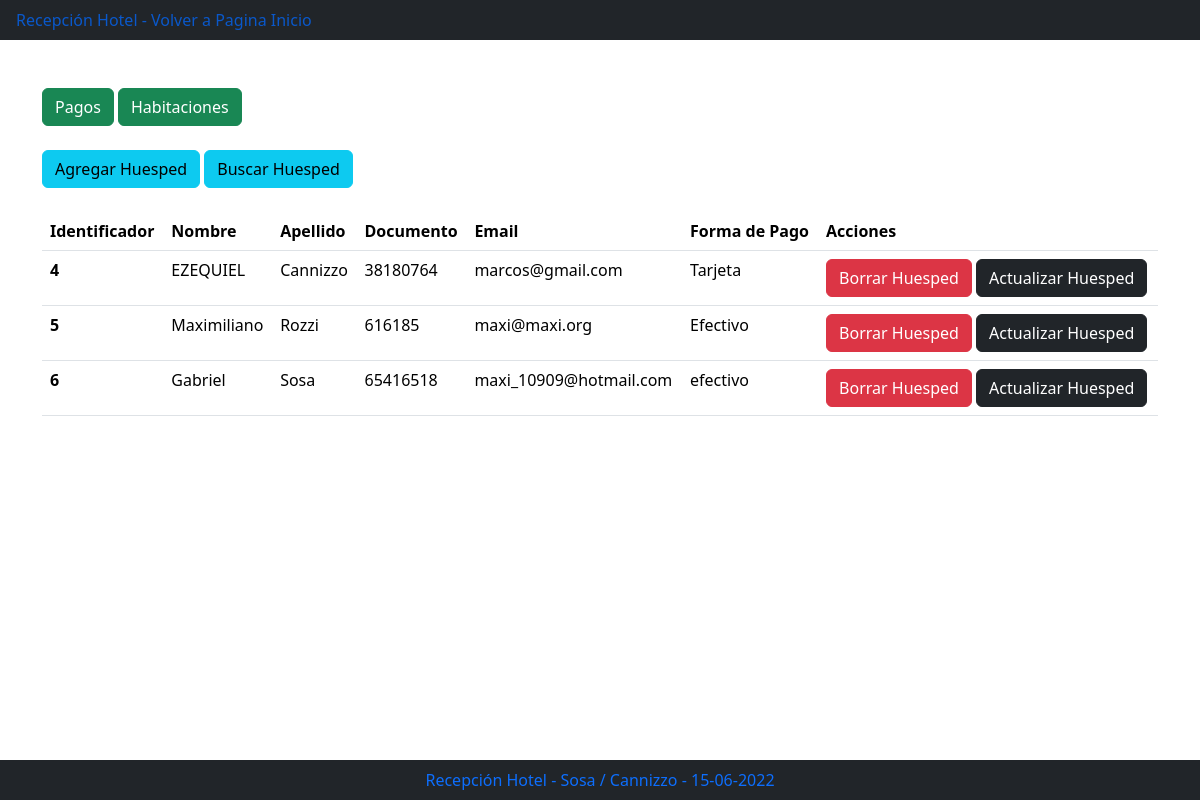
Before: / with the older database file.
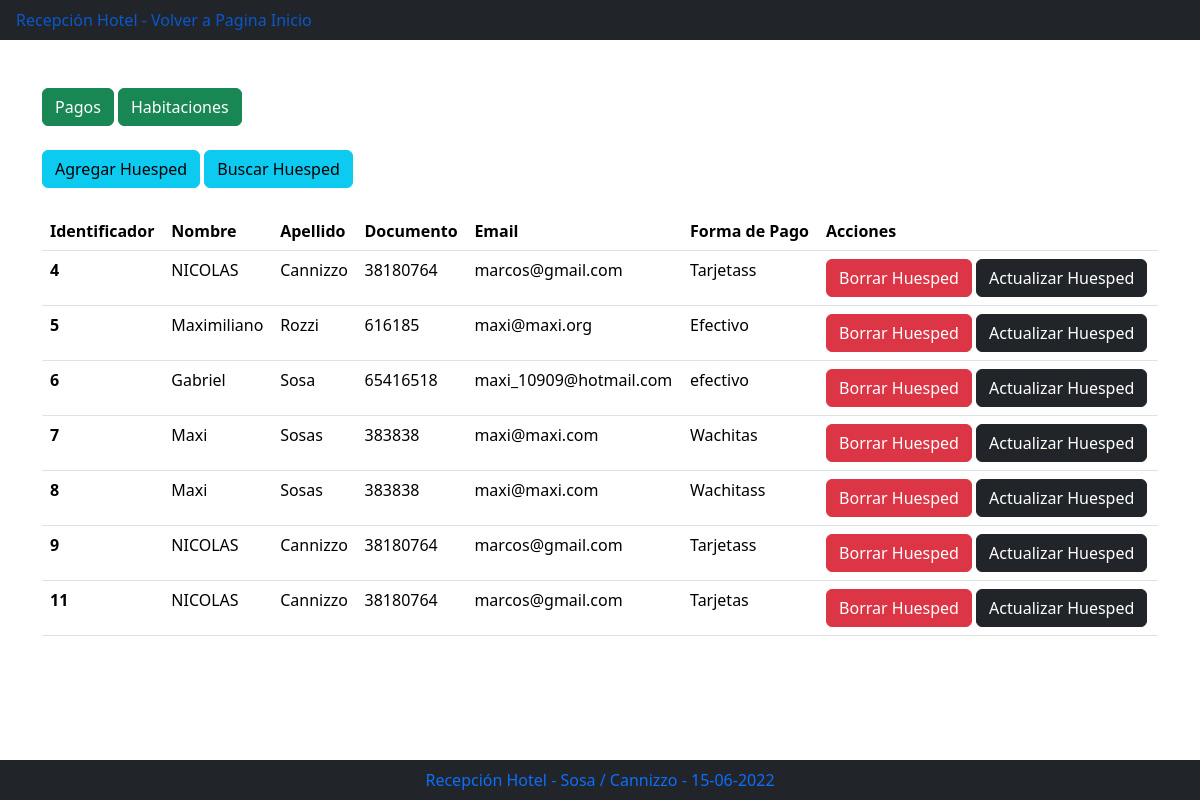
After: the same page with the newer database file.
### recepcion/models.py (models this page shows)
class Huesped(models.Model):
    nombre = models.CharField(max_length=100)
    apellido = models.CharField(max_length=100)
    documento = models.IntegerField(default=0)
    email = models.EmailField(max_length=100)
    formadepago = models.CharField(max_length=100)

### recepcion/views.py (the view)
# urls.py: path('', index, name="index"),
def index(request):
    huespedes = Huesped.objects.all()
    template = loader.get_template('recepcion/index.html')
    context = {
        'huespedes': huespedes,
    }
    return HttpResponse(template.render(context, request))

### recepcion/templates/recepcion/index.html (shortened to what this page needs)
{% load bootstrap5 %}
{% bootstrap_css %}
<ul class="nav bg-dark fixed">
    <li class="nav-item">
      <a class="nav-link active" href="{%url  'index' %}"> Recepción Hotel - Volver a Pagina Inicio </a>
    </li>
  </ul>
  <div class="container">
  {% url 'lista_pagos' as lista_pagos_url %}
  {% url 'lista_habitaciones' as lista_habitaciones_url %}
  {% bootstrap_button "Pagos" button_class="btn-success" button_type="link" href=lista_pagos_url %}
  {% bootstrap_button "Habitaciones" button_class="btn-success" button_type="link" href=lista_habitaciones_url %} <br><br>
    <div class="row">
      <div class="col">
        {% url 'cargar_huesped' as cargar_huesped_url %}
        {% url 'buscar_huesped' as buscar_huesped_url %}
        {% url 'actualizarhuesped' as actualizar_huesped_url %}
        {% bootstrap_button "Agregar Huesped" button_class="btn-info" button_type="link" href=cargar_huesped_url %}
        {% bootstrap_button "Buscar Huesped" button_class="btn-info" button_type="link" href=buscar_huesped_url %}
      <div>
    <div>
<br>
    <div class="row">
      <div class="col">
          {% if huespedes %}
          <table class="table">
              <thead>
                  <th scope="col">Identificador</th>
                  <th scope="col">Nombre</th>
                  <th scope="col">Apellido</th>
                  <th scope="col">Documento</th>
                  <th scope="col">Email</th>
                  <th scope="col">Forma de Pago</th>
                  <th scope="col">Acciones</th>
              </thead>
              {% for h in huespedes %}
              <tbody>
                  <tr>
                      <th scope="row">{{h.id}} </th>
                      <td> {{h.nombre}} </td>
                      <td> {{h.apellido}} </td>
                      <td> {{h.documento}} </td>
                      <td> {{h.email}} </td>
                      <td> {{h.formadepago}} </td>
                      <td>
                        {% url 'borrar_huesped' identificador=h.id as borrar_huesped_url %}
                        {% url 'actualizar_huesped' identificador=h.id as actualizar_huesped_url %}
                        {% bootstrap_button "Borrar Huesped" size="sm" button_class="btn-danger" button_type="link" href=borrar_huesped_url %}
                        {% bootstrap_button "Actualizar Huesped" size="sm" button_class="btn-dark" button_type="link" href=actualizar_huesped_url %}
                      </td>
                  </tr>
              </tbody>
              {% endfor %}
          </table>
          {% else %}
              <p><b>No tienes huéspedes cargados</b></p>
          {% endif %}
      </div>
    </div>
  </div>
  <ul class="nav bg-dark fixed-bottom justify-content-center">
    <li class="nav-item">
      <a class="nav-link active" href="{%url  'index' %}"> Recepción Hotel - Sosa / Cannizzo - {% now 'd-m-Y' %}</a>
    </li>
  </ul>

Changed rows visible on the page:
changed Huesped id 4: nombre "EZEQUIEL" → "NICOLAS"; formadepago "Tarjeta" → "Tarjetass"
added Huesped: id "7", nombre "Maxi", apellido "Sosas", documento "383838", email "maxi@maxi.com", formadepago "Wachitas", bootstrap_button "Borrar Huesped", bootstrap_button "Actualizar Huesped"
added Huesped: id "8", nombre "Maxi", apellido "Sosas", documento "383838", email "maxi@maxi.com", formadepago "Wachitass", bootstrap_button "Borrar Huesped", bootstrap_button "Actualizar Huesped"
added Huesped: id "9", nombre "NICOLAS", apellido "Cannizzo", documento "38180764", email "marcos@gmail.com", formadepago "Tarjetass", bootstrap_button "Borrar Huesped", bootstrap_button "Actualizar Huesped"
added Huesped: id "11", nombre "NICOLAS", apellido "Cannizzo", documento "38180764", email "marcos@gmail.com", formadepago "Tarjetas", bootstrap_button "Borrar Huesped", bootstrap_button "Actualizar Huesped"
